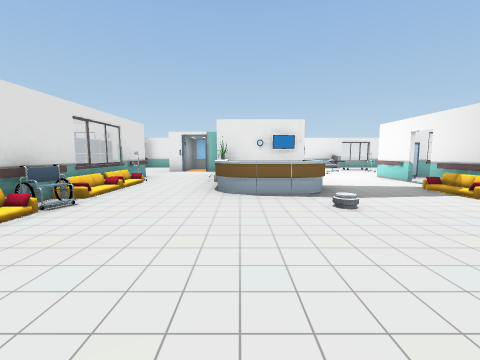
View 1 (above)

17 first-person views from a walk through a 3-D level made in the Unity game engine. The camera is 1.2 m above the floor, tilts 6° down and sees 90° across. The floor is counted in squares, 2 m on a side. Each view is taken from the middle of a square. On the plan, view 1 faces up. The plan holds only what a view shows up to about 9 squares ahead; the rest is blank. The place goes on beyond the plan. Some animated figures are not drawn. Door leaves are left out, so doorways stand open. Some surface patterns are stand-ins.

View 2
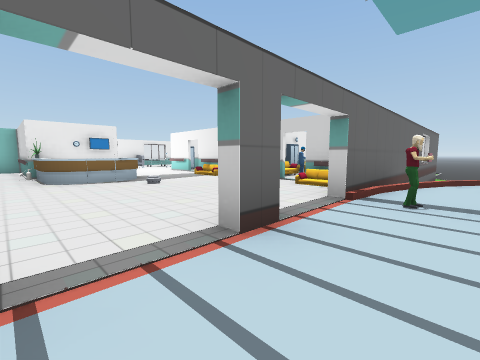

View 3
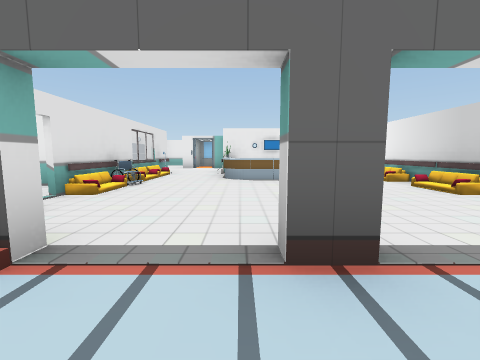

View 4
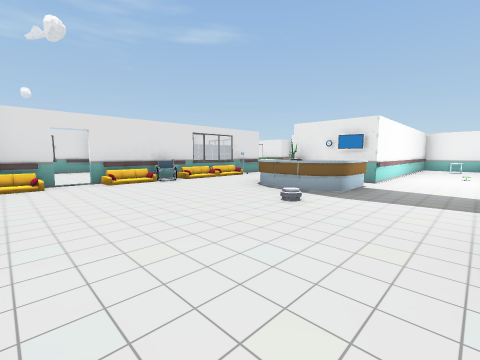

View 5
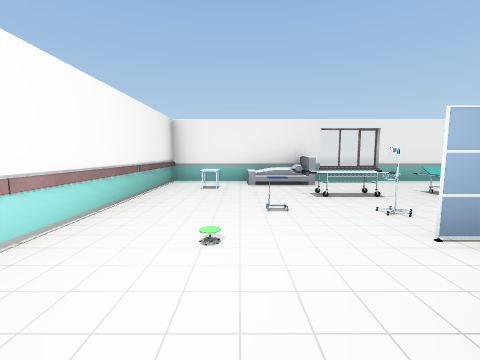

View 6
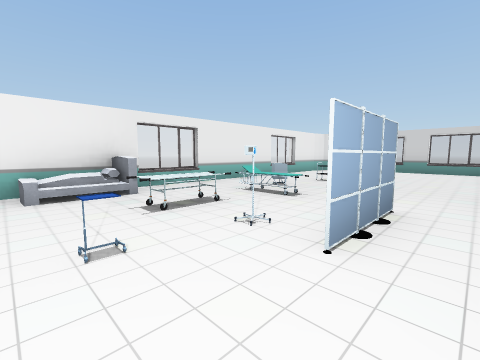

View 7
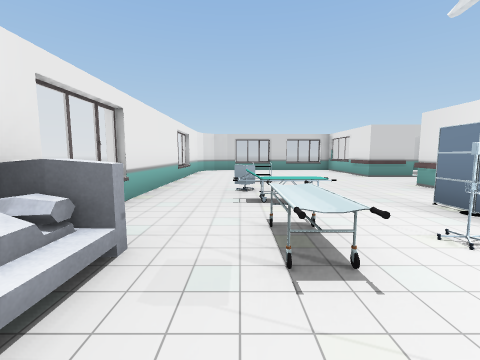

View 8
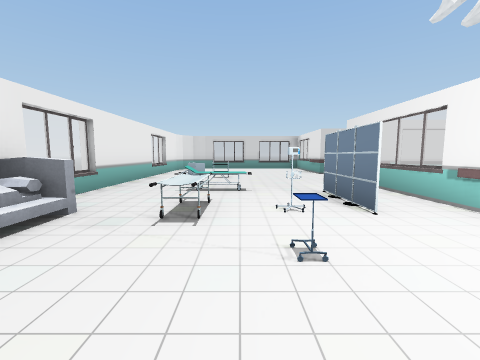

View 9
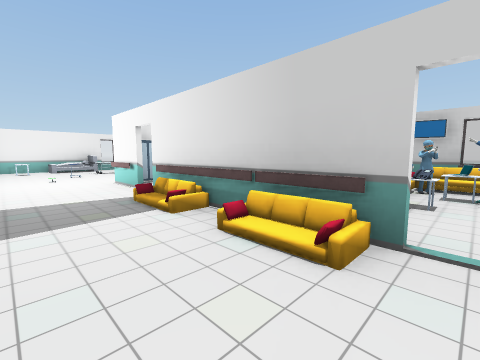

View 10
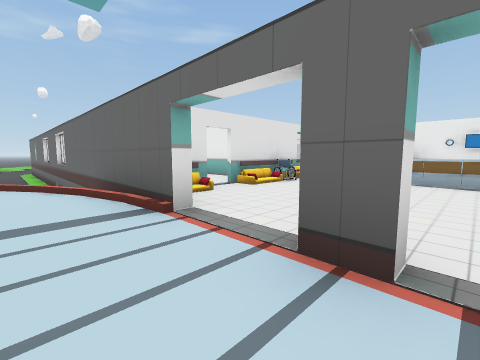

View 11
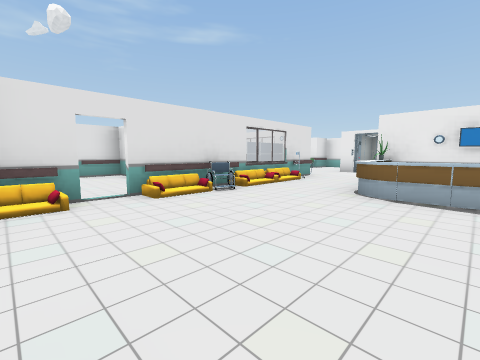

View 12
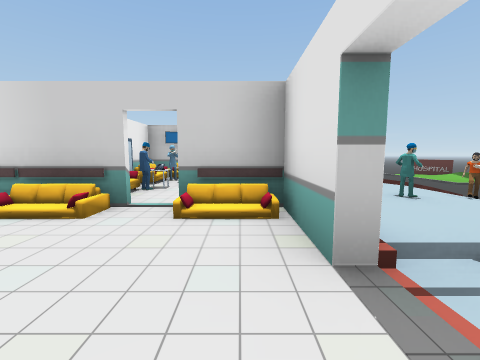

View 13
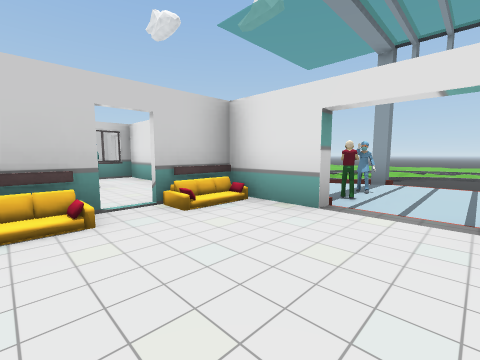

View 14
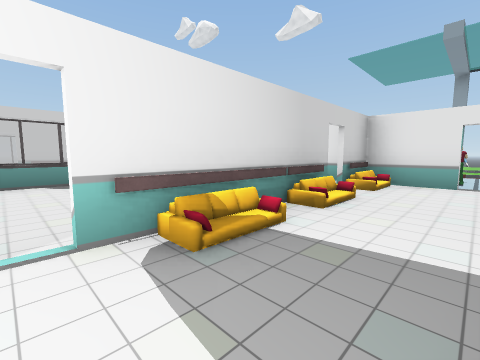

View 15
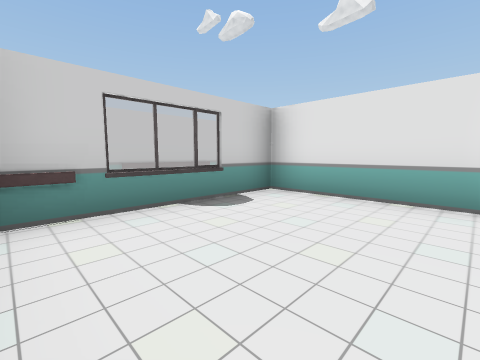

View 16
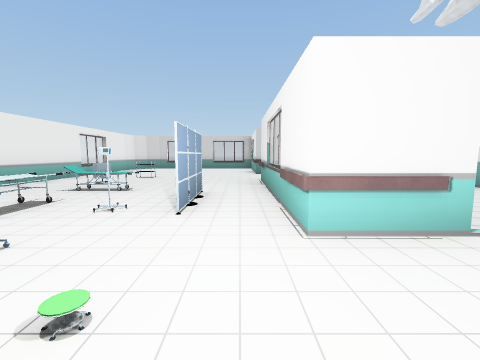

View 17
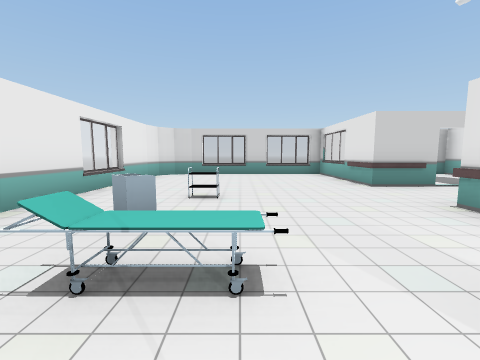

### Floor plan
Key: @ floor where view 1 was taken; # wall or solid block; . main floor; - floor 0.25 m lower than the main floor; _ floor 1 m lower than the main floor; < floor 1.25 m lower than the main floor; / step, stairs or slope; D open door; = window, fence, low wall or low ledge; E elevator; M monitor; C cupboard; T TV; S sofa; N nightstand; A table; P phone; O other object.
Columns run from 10 left of view 1 to 13 right of it. Each row starts with its distance up from view 1.
 12            ### __###_##
 11            #.#O### ####
 10         E  #O.OOONA...##
  9        EEE #.O..O.A...##
  8        . #  ...M#.....#
  7        ###  ..O#=O..O=##
  6        #### ..C...OOO###
  5        #OOOT..D...##D# #
  4        #..O#..#...###
  3    #####O.....#..#######
  2    #...# .....SCCT###
  1   ##...D......DAOS###
  0 =#==   ##.@...#PA##=#
 -1     #####DDDD#####/ #
 -2      /......O.../
 -3            ...-O/
 -4            //#/O//
 -5                 //
 -6
 -7                    <<
 -8                    <<
 -9            <<
-10            <<

Where each view was taken, in squares from view 1:
view 1: 0 up, 0 right, facing up
view 2: 2 down, 1 left, facing up-right
view 3: 2 down, 0 right, facing up
view 4: 0 up, 3 right, facing up-left
view 5: 6 up, 3 right, facing up
view 6: 7 up, 3 right, facing up-right
view 7: 10 up, 3 right, facing right
view 8: 9 up, 2 right, facing right
view 9: 1 up, 2 right, facing up-right
view 10: 2 down, 1 right, facing up-left
view 11: 0 up, 1 right, facing up-left
view 12: 0 up, 1 right, facing right
view 13: 2 up, 1 right, facing down-right
view 14: 5 up, 2 right, facing down-right
view 15: 6 up, 5 right, facing down-right
view 16: 7 up, 2 right, facing right
view 17: 9 up, 5 right, facing right
